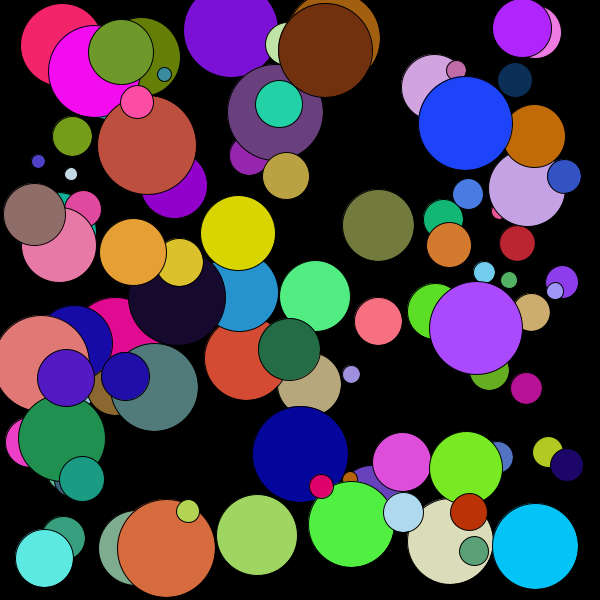
Frame 1 (no input)
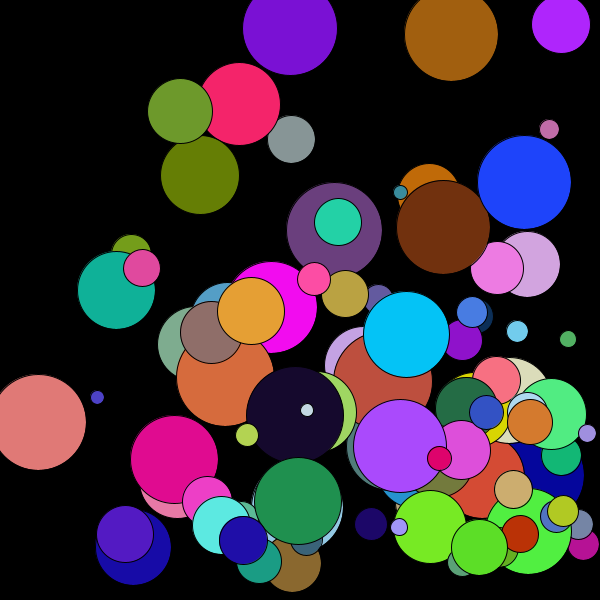
Frame 60 (the mouse pressed at the canvas centre just before this capture)
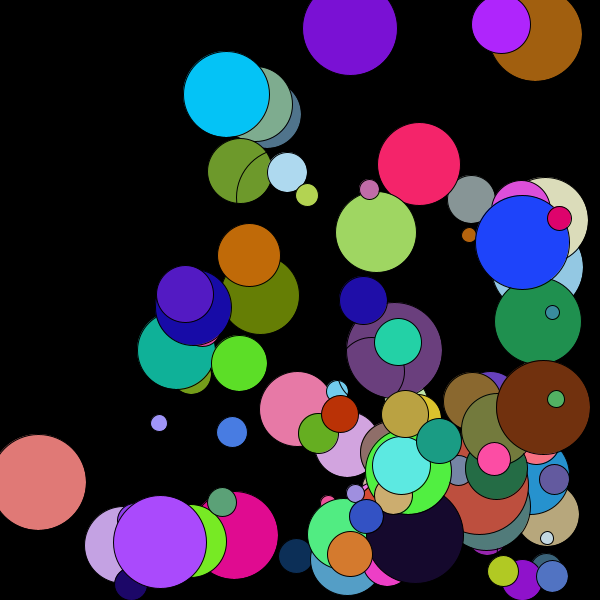
Frame 120 (the mouse held since frame 60 and released just before this capture)

The Processing sketch that drew these frames (run headless with seeded random() and noise(); from frame 60 on, the mouse is pressed at the canvas centre):

// Processing sketch: Week6_Arrays_100Balls
// ── Week6_Arrays_100Balls.pde
int num = 100;

int [] xPos = new int [num];
int [] yPos = new int [num];

int [] xSpeed = new int [num];
int [] ySpeed = new int [num];

int [] size = new int [num];

color [] c = new color [num];

int [] opacity = new int [num];

//int size = 10;

void setup(){
 size(600, 600);
for (int i = 0; i<num; i++){
  opacity[i] = 255;
  size[i] = int(random(10,100));
 xPos [i] = int(random(size[1]/2,width-size[i]/2));
 yPos [i] = int(random(size[1]/2,height-size[i]/2));
 
 xSpeed [i] = int(random(1,5));
 ySpeed [i] = int(random(1,5));
 
 c[i] = color (random(0,255), random(0,255),random(0,255));

}
}

void draw(){
  
  background (0);
   
 for (int i = 0; i<num; i++){
   xPos[i]= xPos[i] + xSpeed[i];
   yPos[i]= yPos[i] + ySpeed[i];
   
  fill (c[i], opacity[i]);
  ellipse (xPos[i], yPos[i], size[i], size[i]);
 
   if(xPos[i] <= size[i]/2 || xPos[i] >= width-size[i]/2){
    xSpeed[i] = xSpeed[i] *-1;
 
   }
   if(yPos[i] <= size[i]/2 || yPos[i] >= height-size[i]/2){
    ySpeed[i] = ySpeed[i] *-1;
 
     }
     if(dist(mouseX, mouseY, xPos[i], yPos[i])<size[i]/2){
     opacity[i] = 0;
     }
     
     if(keyPressed){
       opacity[i] = 255;
   }
 }
}   
